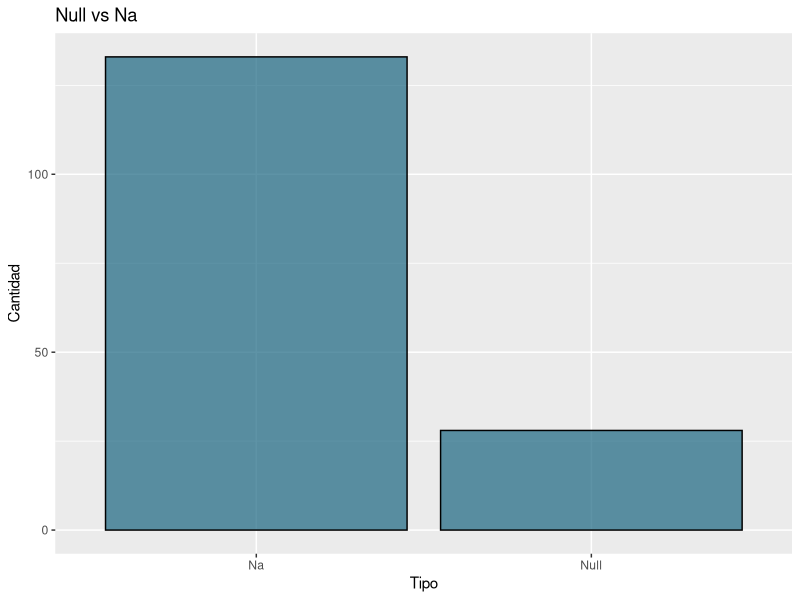
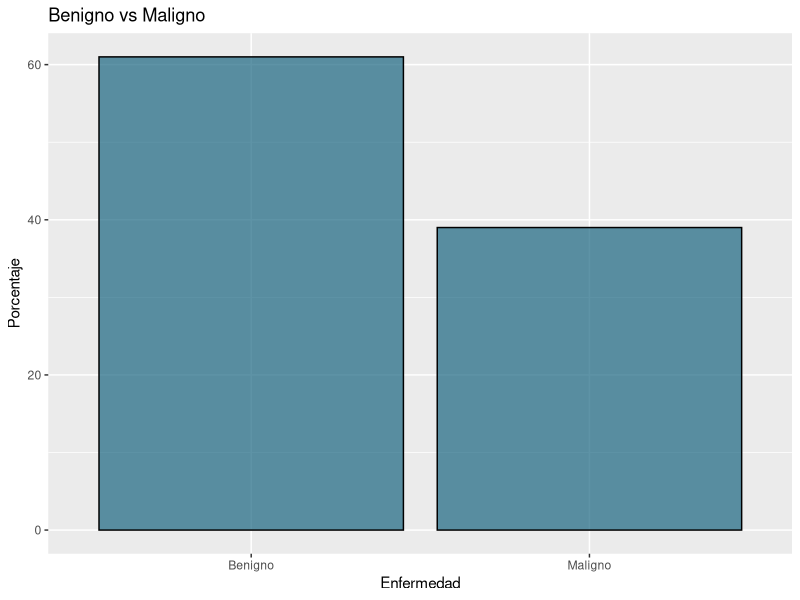
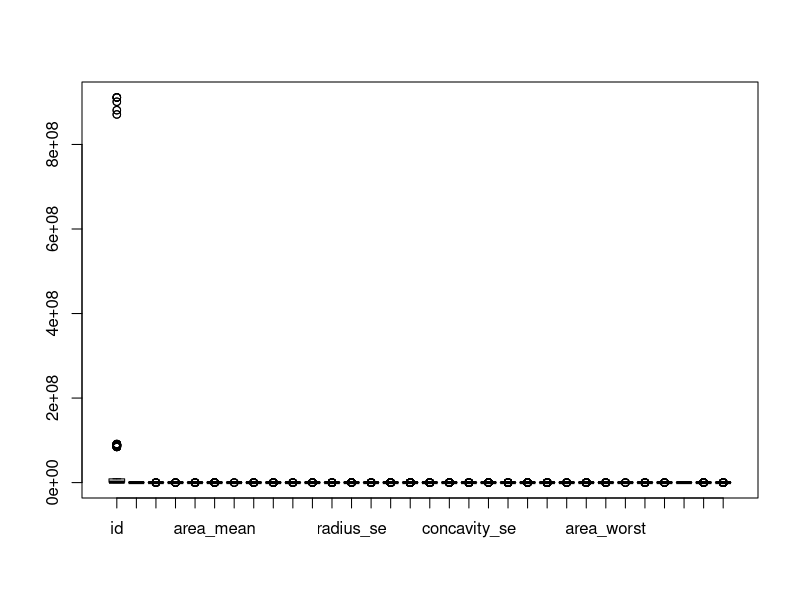
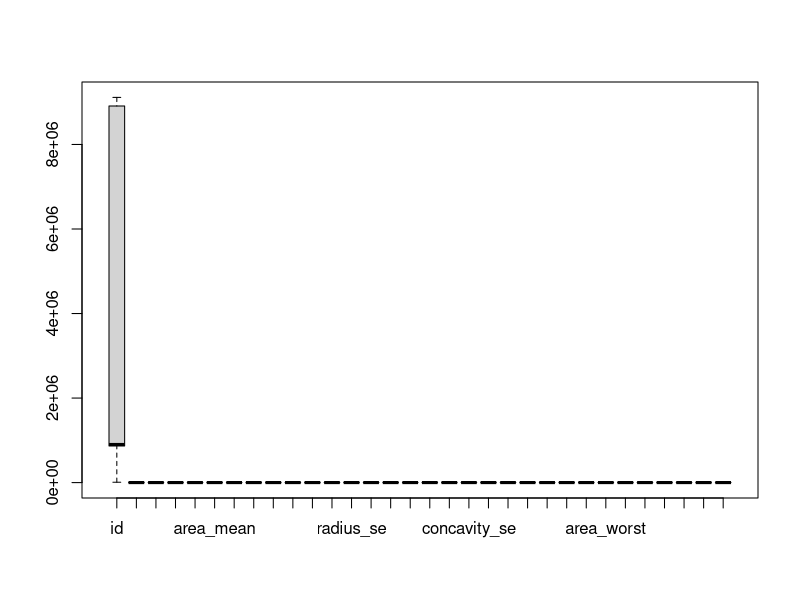
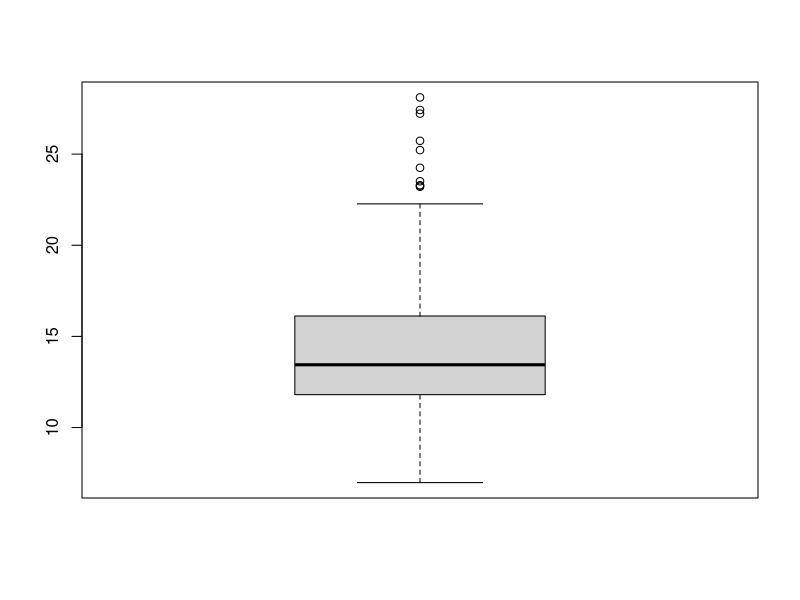
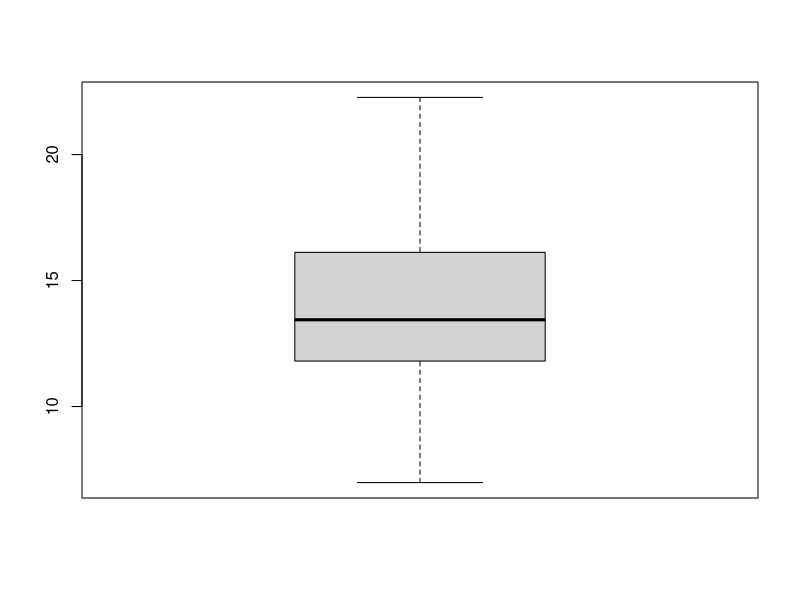
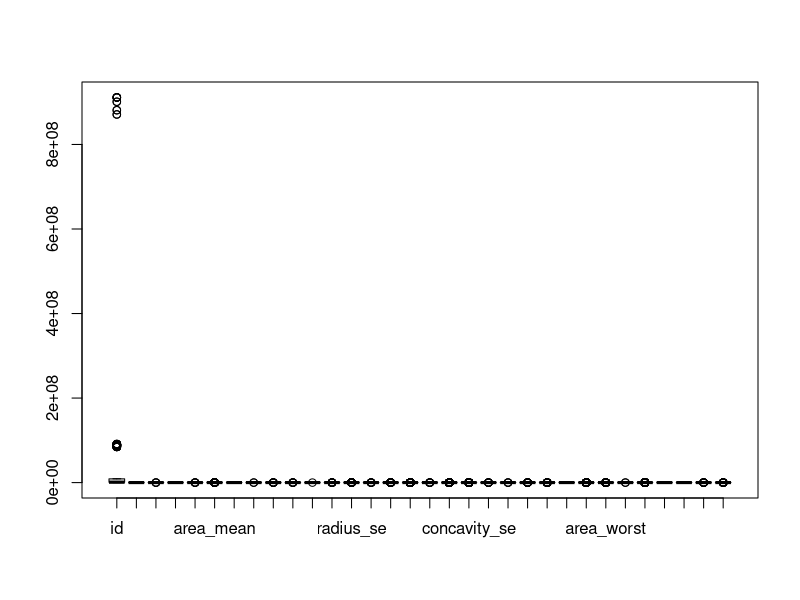

These charts were generated, in order, by the following R code:
## ---- chunk 1
knitr::opts_chunk$set(echo = TRUE)
## ---- chunk 2
library(caret)

library(dplyr)

library(ggplot2)

library(tidyverse)
## ---- chunk 3
cancer <- read_delim("breastCancer_parcial.csv", 
                     delim = ";", escape_double = FALSE, trim_ws = TRUE)
                     
cancer <- data.frame(cancer)


## ---- chunk 4
dim(cancer)

head(cancer, 5)
## ---- chunk 5
cancer2 <- cancer %>% mutate(diagnosis = factor(diagnosis))

table(cancer2$diagnosis)

## ---- chunk 6
dim(cancer)

## ---- chunk 7
NAs <- apply(X = is.na (cancer),MARGIN = 2,FUN = sum)
## ---- chunk 8
CantidadNA <- data.frame(NAs)

## ---- chunk 9
Nulos <-apply(X = cancer == 0 ,MARGIN =2,FUN=sum)

table(Nulos)

## ---- chunk 10
CantidadNulos <- data.frame(Nulos)
## ---- chunk 11

#Cantidad de Nulos
Cnulos <- sum(is.na(CantidadNulos$Nulos))

# Cantidad de NAs
CNas <- sum(CantidadNA$NAs)

#### Crear data e impresión de grafica
NullNa <- data.frame(
  Tipo=c("Null","Na") ,  
  Cantidad=c(Cnulos,CNas)
)
TNullvsNA <- ggplot(NullNa, aes(x=Tipo,y =Cantidad)) +
  geom_bar(stat = "identity",color="black",fill=rgb(0.1,0.4,0.5,0.7))+
  ggtitle("Null vs Na")
  
TNullvsNA 
## ---- chunk 12
cancer3 <- cancer %>% mutate_if(is.character,str_replace,"M","Maligno") 
cancer3 <- cancer3 %>% mutate_if(is.character,str_replace,"B","Benigno") 
table(cancer3$diagnosis)
## ---- chunk 13
cancer3 <- cancer3 %>% mutate(diagnosis = factor(diagnosis))

## ---- chunk 14
tablaBM <- data.frame(table(cancer3$diagnosis))

colnames(tablaBM) <- c('Enfermedad','Numero de pacientes')

tablaBM$Porcentaje <- tablaBM$`Numero de pacientes` / sum(tablaBM$`Numero de pacientes`) * 100

tablaBM
## ---- chunk 15
TBvM <- ggplot(tablaBM, aes(x=Enfermedad,y =Porcentaje)) +
  geom_bar(stat = "identity",color="black",fill=rgb(0.1,0.4,0.5,0.7))+
  ggtitle("Benigno vs Maligno")
  
TBvM
## ---- chunk 16
columnas_numericas <- which(sapply(cancer3, is.numeric))
cancermean <- rep(NA, ncol(cancer))
cancermean[columnas_numericas] <- colMeans(cancer3[, columnas_numericas], na.rm = TRUE)

for (x in columnas_numericas) {
  cancer3[is.na(cancer3[,x]), x] <- cancermean[x]
}
## ---- chunk 17
boxplot(cancer3)
EVA <- boxplot(cancer3,outline = FALSE)
#Comprobación con variable radius_mean
boxplot(cancer3$radius_mean)
boxplot.stats(cancer3$radius_mean)
EVAradius <- boxplot(cancer3$radius_mean,outline = FALSE)
#Eliminación de valores atipicos en data.frame
## ---- chunk 18
outliersReplace <- function(data, lowLimit, highLimit){
  data[data < lowLimit] <- mean(data)
  data[data > highLimit] <- mean(data)
  data     #devolvemos el dato       
} 
  
cancer4 <- cancer3
## ---- chunk 19
cancer4 <- cancer3
boxplot.stats(cancer3$radius_mean)
cancer4$radius_mean <- outliersReplace(cancer3$radius_mean, 1, 22)


boxplot.stats(cancer3$texture_mean)
cancer4$texture_mean <- outliersReplace(cancer3$texture_mean, 1, 29)


boxplot.stats(cancer3$perimeter_mean)
cancer4$perimeter_mean <- outliersReplace(cancer3$perimeter_mean, 43, 151)


boxplot.stats(cancer3$area_mean)
cancer4$area_mean <- outliersReplace(cancer3$area_mean, 40, 1350)


boxplot.stats(cancer3$smoothness_mean)
cancer4$smoothness_mean <- outliersReplace(cancer3$smoothness_mean, 0, 0.132)


boxplot.stats(cancer3$compactness_mean)
cancer4$compactness_mean <- outliersReplace(cancer3$compactness_mean, 0, 0.229)


boxplot.stats(cancer3$concavity_mean)
cancer4$concavity_mean <- outliersReplace(cancer3$concavity_mean, 0, 0.29)


boxplot.stats(cancer3$concave.points_mean)
cancer4$concave.points_mean <- outliersReplace(cancer3$concave.points_mean, 0, 0.15)


boxplot.stats(cancer3$symmetry_mean)
cancer4$symmetry_mean <- outliersReplace(cancer3$symmetry_mean, 0, 0.241)


boxplot.stats(cancer3$fractal_dimension_mean)
cancer4$fractal_dimension_mean<- outliersReplace(cancer$fractal_dimension_mean, 0, 0.0776)


boxplot.stats(cancer3$radius_se)
cancer4$radius_se<- outliersReplace(cancer$radius_se, 0, 0.88110)


boxplot.stats(cancer3$texture_se)
cancer4$texture_se<- outliersReplace(cancer$texture_se, 0, 2.34)


boxplot.stats(cancer3$perimeter_se)
cancer4$perimeter_se<- outliersReplace(cancer$perimeter_se, 0, 6)


boxplot.stats(cancer3$area_se)
cancer4$area_se<- outliersReplace(cancer$area_se, 0, 89.7)


boxplot.stats(cancer3$smoothness_se)
cancer4$smoothness_se<- outliersReplace(cancer$smoothness_se, 0, 0.011)


boxplot.stats(cancer3$compactness_se)
cancer4$compactness_se<- outliersReplace(cancer$compactness_se, 0.0030, 0.013)


boxplot.stats(cancer3$concavity_se)
cancer4$concavity_se<- outliersReplace(cancer$concavity_se, 0, 0.0083)


boxplot.stats(cancer3$concave.points_se)
cancer4$concave.points_se<- outliersReplace(cancer$concave.points_se, 0, 0.024)


boxplot.stats(cancer3$symmetry_se)
cancer4$symmetry_se<- outliersReplace(cancer$symmetry_se, 0, 0.01)


boxplot.stats(cancer3$fractal_dimension_se)
cancer4$fractal_dimension_se<- outliersReplace(cancer$fractal_dimension_se, 0, 0.0077)


boxplot.stats(cancer3$radius_worst)
cancer4$radius_worst<- outliersReplace(cancer$radius_worst, 7, 26.7)


boxplot.stats(cancer3$texture_worst)
cancer4$texture_worst<- outliersReplace(cancer$texture_worst, 12, 40.6)


boxplot.stats(cancer3$perimeter_worst)
cancer4$perimeter_worst<- outliersReplace(cancer$perimeter_worst, 50.4, 125.2)


boxplot.stats(cancer3$area_worst)
cancer4$area_worst<- outliersReplace(cancer$area_worst, 0, 2089)


boxplot.stats(cancer3$smoothness_worst)
cancer4$smoothness_worst<- outliersReplace(cancer$smoothness_worst, 0, 0.188)


boxplot.stats(cancer3$compactness_worst)
cancer4$compactness_worst<- outliersReplace(cancer$compactness_worst, 0, 0.188)


boxplot.stats(cancer3$concavity_worst)
cancer4$concavity_worst<- outliersReplace(cancer$concavity_worst, 0, 0.789)


boxplot.stats(cancer3$concave.points_worst)
cancer4$concave.points_worst<- outliersReplace(cancer$concave.points_worst, 0, 0.789)


boxplot.stats(cancer3$symmetry_worst)
cancer4$symmetry_worst<- outliersReplace(cancer$symmetry_worst, 0.15, 0.422)


boxplot.stats(cancer3$fractal_dimension_worst)
cancer4$fractal_dimension_worst<- outliersReplace(cancer$fractal_dimension_worst, 0.05, 0.12)


#Eliminación de valores nulos
columnas_numericas2 <- which(sapply(cancer4, is.numeric))
cancermean2 <- rep(NA, ncol(cancer4))
cancermean2[columnas_numericas2] <- colMeans(cancer4[, columnas_numericas2], na.rm = TRUE)

for (x in columnas_numericas2) {
  cancer4[is.na(cancer4[,x]), x] <- cancermean2[x]
}

boxplot(cancer4)
## ---- chunk 20
summary(cancer4)

## ---- chunk 21
cancer5 <- cancer4 %>% select(-id,-diagnosis)
## ---- chunk 22
Cancer.estandar <- cancer5%>% mutate_all (~ ( scale (.)%>% as.vector ))
